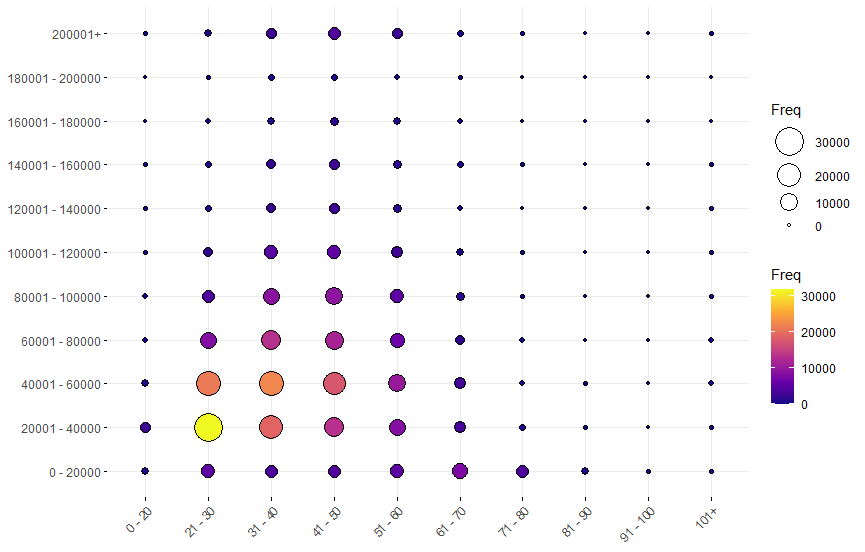

This figure's R source:
library(tidyverse)
library(wordcloud2)
library(wordcloud)
library(ggplot2)
library(ggpubr)


#Import Dataset
testData <- read.csv("CaseCompetitionData2021Copy.csv")


#Drop post purchase because of excessive NA 
testData <- select(testData, -post_purchase_satisfaction)


#Remove NA
testData[testData=="?"]<- NA
testData <- na.omit(testData)


#Baloon Plot -----

#Rearrange data as factor data
testData <- testData %>%
  mutate(customer_income = fct_relevel(customer_income, c("0 - 20000", "20001 - 40000", "40001 - 60000", "60001 - 80000", "80001 - 100000", "100001 - 120000", "120001 - 140000", "140001 - 160000", "160001 - 180000", "180001 - 200000",  "200001+"))) %>%
  mutate(customer_income = fct_rev(customer_income)) %>%
  arrange(customer_income) %>%
  mutate(customer_age = fct_relevel(customer_age, c("0 - 20", "21 - 30", "31 - 40", "41 - 50", "51 - 60", "61 - 70", "71 - 80", "81 - 90", "91 - 100", "101+"))) %>%
  arrange(customer_age)


#Create contingency table
contingencyTable <- table(testData$customer_age, testData$customer_income)

contingencyTable <- as.data.frame(contingencyTable)

ggballoonplot(contingencyTable, fill = "value")+
  scale_fill_viridis_c(option = "C")
